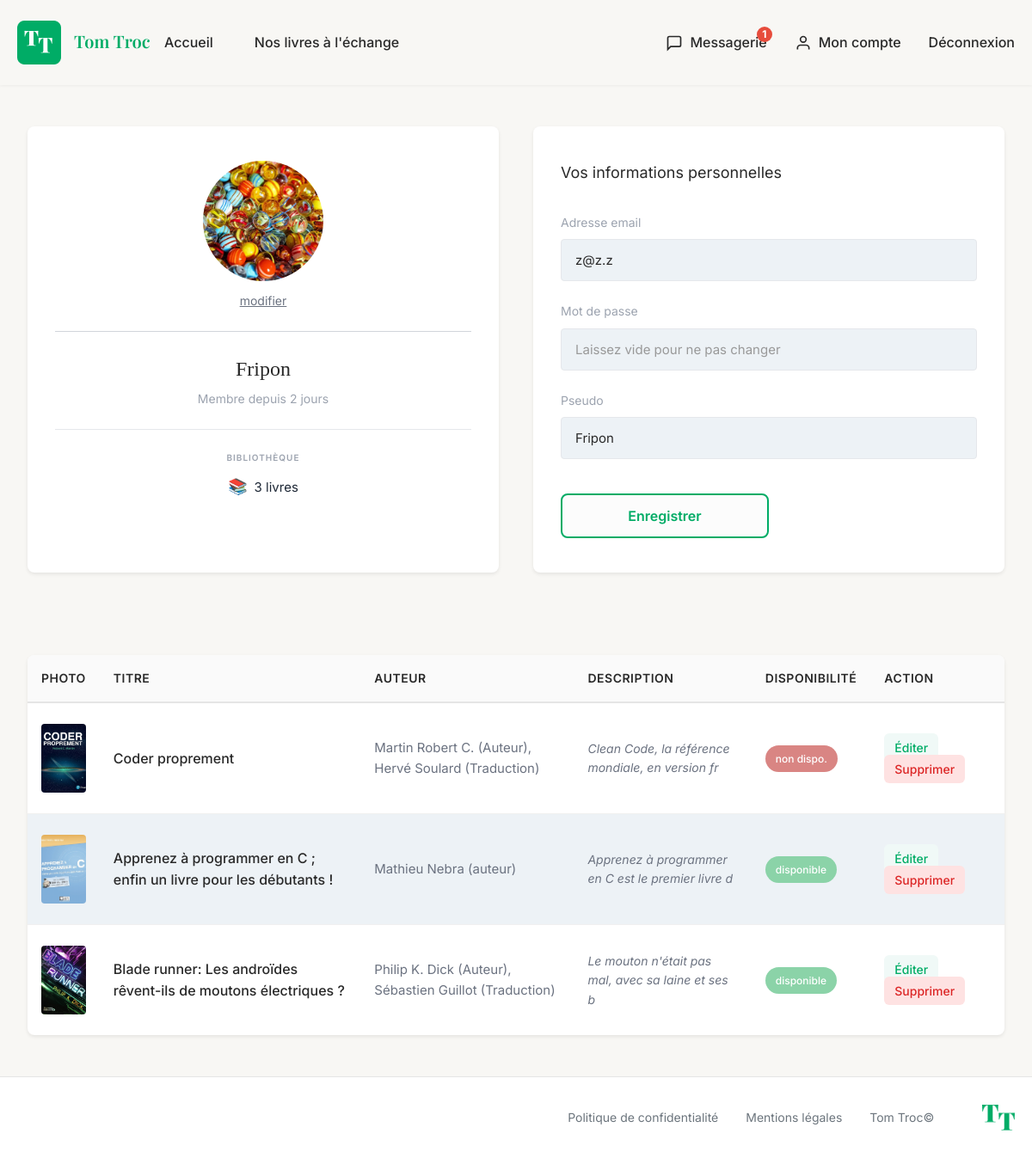
The app's page /index.php/profil (signed in) with its own data.
### tables this page shows
CREATE TABLE `users` (
  `id` int(11) NOT NULL,
  `firstname` varchar(100) NOT NULL,
  `lastname` varchar(100) NOT NULL,
  `pseudo` varchar(50) DEFAULT NULL,
  `email` varchar(255) NOT NULL,
  `password` varchar(255) NOT NULL,
  `avatar` varchar(255) DEFAULT NULL,
  `bio` text DEFAULT NULL,
  `created_at` datetime DEFAULT current_timestamp()
);

CREATE TABLE `books` (
  `id` int(11) NOT NULL,
  `user_id` int(11) NOT NULL,
  `title` varchar(255) NOT NULL,
  `author` varchar(255) NOT NULL,
  `image` varchar(255) DEFAULT NULL,
  `description` text DEFAULT NULL,
  `status` enum('available','unavailable') DEFAULT 'available',
  `created_at` datetime DEFAULT current_timestamp()
);

### app/core/Controller.php (called while the page is built, shortened)
<?php
class Controller
{
    protected function generateCsrfToken(): string
    {
        return $_SESSION['csrf_token'];
    }
    protected function render(string $view, array $data = []): void
    {
        $data['csrf_token'] = $this->generateCsrfToken();
        extract($data);
        require __DIR__ . '/../views/' . $view . '.php';
        require __DIR__ . '/../views/layout.php';
    }
}

### app/controllers/ProfilController.php (called while the page is built, shortened)
<?php
class ProfilController extends Controller
{
    public function index(): void
    {
        $userModel = new User();
        $user = $userModel->findById($_SESSION['user_id']);
        $bookModel = new \Models\Book();
        $books = $bookModel->getByUserId($_SESSION['user_id']);
        $this->render('profil/index', [
            'user' => $user,
            'books' => $books,
            'csrf_token' => $this->generateCsrfToken()
        ]);
    }
}

### public/index.php (called while the page is built, shortened)
<?php
require '../config/start.php';
$router = new Router();
$router->addRoute('GET', '', 'HomeController', 'index');
$router->addRoute('GET', 'login', 'AuthController', 'login');
$router->addRoute('POST', 'login', 'AuthController', 'login');
$router->addRoute('GET', 'register', 'AuthController', 'register');
$router->addRoute('POST', 'register', 'AuthController', 'register');
$router->addRoute('GET', 'logout', 'AuthController', 'logout');
$router->addRoute('GET', 'books', 'BookController', 'index');
$router->addRoute('GET', 'books/show', 'BookController', 'show');
$router->addRoute('GET', 'books/create', 'BookController', 'create');
$router->addRoute('POST', 'books/create', 'BookController', 'create');
$router->addRoute('GET', 'books/edit', 'BookController', 'edit');
$router->addRoute('POST', 'books/edit', 'BookController', 'edit');
$router->addRoute('GET', 'my-books', 'BookController', 'myBooks');
$router->addRoute('GET', 'books/search', 'BookController', 'search');
$router->addRoute('GET', 'books/delete', 'BookController', 'delete');
$router->addRoute('GET', 'books/toggle-status', 'BookController', 'toggleStatus');
$router->addRoute('GET', 'profil', 'ProfilController', 'index');
$router->addRoute('GET', 'profil/edit', 'ProfilController', 'edit');
$router->addRoute('POST', 'profil/edit', 'ProfilController', 'edit');
$router->addRoute('GET', 'user', 'ProfilController', 'publicProfile');
$router->addRoute('GET', 'messages', 'MessageController', 'index');
$router->addRoute('GET', 'messages/conversation', 'MessageController', 'conversation');
$router->addRoute('POST', 'messages/send', 'MessageController', 'send');
$router->addRoute('GET', 'messages/delete', 'MessageController', 'delete');
$router->addRoute('GET', 'messages/poll', 'MessageController', 'poll');
$router->addRoute('POST', 'messages/save-preference', 'MessageController', 'savePreference');
$requestUri = $_SERVER['REQUEST_URI'];
$scriptName = $_SERVER['SCRIPT_NAME'];
$baseUri = str_replace('/public/index.php', '', $scriptName);
$uri = str_replace($baseUri, '', $requestUri);
$uri = trim($uri, '/');
$router->dispatch($_SERVER['REQUEST_METHOD'], $uri);

### config/start.php (called while the page is built, shortened)
<?php
spl_autoload_register(function ($class) {
    $path = str_replace('\\', '/', $class);
    $baseDir = __DIR__ . '/../';
    $namespaceMap = [
        'Controllers' => 'app/controllers/',
        'Models' => 'app/models/',
        'Core' => 'app/core/',
        'Config' => 'config/',
    ];
    foreach ($namespaceMap as $namespace => $dir) {
        if (strpos($path, $namespace) === 0) {
            $relativePath = str_replace($namespace . '/', '', $path);
            $file = $baseDir . $dir . $relativePath . '.php';
            break;
        }
    }
});

### config/Database.php (called while the page is built, shortened)
<?php
class Database
{
    private static ?Database $instance = null;
    private PDO $pdo;
    private function __construct()
    {
        try {
            $this->pdo = new PDO(
                "mysql:host=" . Config::DB_HOST . ";dbname=" . Config::DB_NAME . ";charset=utf8mb4",
                Config::DB_USER,
                Config::DB_PASSWORD
            );
            $this->pdo->setAttribute(PDO::ATTR_ERRMODE, PDO::ERRMODE_EXCEPTION);
            $this->pdo->setAttribute(PDO::ATTR_DEFAULT_FETCH_MODE, PDO::FETCH_ASSOC);
        } catch (PDOException $exception) {
            throw new PDOException("Erreur de connexion : " . $exception->getMessage());
        }
    }
    public static function getInstance(): Database
    {
        if (self::$instance === null) {
            self::$instance = new Database();
        }
        return self::$instance;
    }
    public function getConnection(): PDO
    {
        return $this->pdo;
    }
}

### app/core/Model.php (called while the page is built, shortened)
<?php
class Model
{
    public function __construct()
    {
        $this->pdo = Database::getInstance()->getConnection();
    }
}

### app/models/User.php (called while the page is built, shortened)
<?php
class User extends Model
{
    public function findById(int $id): ?array
    {
        $stmt = $this->pdo->prepare("SELECT * FROM users WHERE id = ?");
        $stmt->execute([$id]);
        $user = $stmt->fetch();
        return $user ?: null;
    }
}

### app/models/Book.php (called while the page is built, shortened)
<?php
class Book extends Model
{
    public function findByUser(int $userId): array
    {
        $stmt = $this->pdo->prepare("SELECT * FROM books WHERE user_id = ? ORDER BY created_at DESC");
        $stmt->execute([$userId]);
        return $stmt->fetchAll();
    }
    public function getByUserId(int $userId): array
    {
        return $this->findByUser($userId);
    }
}

### app/views/profil/index.php (the view, shortened to what this page needs)
<div class="profile-wrapper">
    <div class="profile-header-section">
        <div class="profile-header-container">
            <div class="profile-header-left">
                <div class="profile-sidebar-box">
                    <div class="profile-avatar-section">
                        <div class="profile-avatar" id="profile-avatar">
                            <?php if ($user['avatar']) : ?>
                                <img src="<?php echo BASE_URL; ?>/<?php echo htmlspecialchars($user['avatar'], ENT_QUOTES, 'UTF-8'); ?>" alt="Avatar" id="avatar-preview">
                            <?php else : ?>
                                <div class="avatar-placeholder" id="avatar-preview">
                                    <?php echo strtoupper(substr($user['pseudo'], 0, 2)); ?>
                                </div>
                            <?php endif; ?>
                        </div>
                        <a href="#" class="profile-modify-link" onclick="document.getElementById('avatar-file-input').click(); return false;">modifier</a>
                    </div>
                    <hr class="profile-divider">
                    <div class="profile-info-section">
                        <h1 class="profile-name"><?php echo htmlspecialchars($user['pseudo'], ENT_QUOTES, 'UTF-8'); ?></h1>
                        <p class="profile-meta">Membre depuis <?php
                            $created = new DateTime($user['created_at']);
                            $now = new DateTime();
                            $diff = $created->diff($now);
                        if ($diff->y > 0) {
                            echo $diff->y . ' an' . ($diff->y > 1 ? 's' : '');
                        } elseif ($diff->m > 0) {
                            echo $diff->m . ' mois';
                        } elseif ($diff->d > 0) {
                            echo $diff->d . ' jour' . ($diff->d > 1 ? 's' : '');
                        } else {
                            echo 'aujourd\'hui';
                        }
                        ?></p>
                        <div class="profile-library">
                            <p class="library-label">BIBLIOTHÈQUE</p>
                            <p class="library-count">
                                <span class="book-icon">📚</span> <?php echo count($books); ?> livre<?php echo count($books) > 1 ? 's' : ''; ?>
                            </p>
                        </div>
                    </div>
                </div>
            </div>
            <div class="profile-header-right">
                <div class="profile-form">
                    <h2 class="form-title">Vos informations personnelles</h2>
                    <form action="<?php echo BASE_URL; ?>/profil/edit" method="post" id="profile-form" enctype="multipart/form-data">
                        <div class="form-group">
                            <label>Adresse email</label>
                            <input type="email" name="email" class="form-control" value="<?php echo htmlspecialchars($user['email'], ENT_QUOTES, 'UTF-8'); ?>" required>
                        </div>
                        <div class="form-group">
                            <label>Mot de passe</label>
                            <input type="password" name="password" class="form-control" placeholder="Laissez vide pour ne pas changer">
                        </div>
                        <div class="form-group">
                            <label>Pseudo</label>
                            <input type="text" name="pseudo" class="form-control" value="<?php echo htmlspecialchars($user['pseudo'], ENT_QUOTES, 'UTF-8'); ?>" required>
                        </div>
                        <button type="submit" class="btn btn-primary">Enregistrer</button>
                    </form>
                </div>
            </div>
        </div>
    </div>
        <?php if (!empty($books)) : ?>
    <div class="profile-books-section">
        <div class="container">
                <div class="books-table-wrapper">
                    <table class="books-table">
                        <thead>
                            <tr>
                                <th>PHOTO</th>
                                <th>TITRE</th>
                                <th>AUTEUR</th>
                                <th>DESCRIPTION</th>
                                <th>DISPONIBILITÉ</th>
                                <th>ACTION</th>
                            </tr>
                        </thead>
                        <tbody>
                            <?php foreach ($books as $book) : ?>
                                <tr>
                                    <td class="table-photo">
                                        <img src="<?php echo $book['image'] ? BASE_URL . '/' . htmlspecialchars($book['image'], ENT_QUOTES, 'UTF-8') : BASE_URL . '/public/img/book-placeholder.jpg'; ?>" alt="<?php echo htmlspecialchars($book['title'], ENT_QUOTES, 'UTF-8'); ?>" class="book-table-image">
                                    </td>
                                    <td class="table-title"><?php echo htmlspecialchars($book['title'], ENT_QUOTES, 'UTF-8'); ?></td>
                                    <td class="table-author"><?php echo htmlspecialchars($book['author'], ENT_QUOTES, 'UTF-8'); ?></td>
                                    <td class="table-description"><?php echo htmlspecialchars(substr($book['description'] ?? '', 0, 50), ENT_QUOTES, 'UTF-8'); ?></td>
                                    <td class="table-status">
                                        <?php if ($book['status'] === 'available') : ?>
                                            <span class="badge badge-available">disponible</span>
                                        <?php else : ?>
                                            <span class="badge badge-unavailable">non dispo.</span>
                                        <?php endif; ?>
                                    </td>
                                    <td class="table-actions">
                                        <a href="<?php echo BASE_URL; ?>/books/edit?id=<?php echo htmlspecialchars($book['id'], ENT_QUOTES, 'UTF-8'); ?>" class="action-link action-edit">Éditer</a>
                                        <a href="<?php echo BASE_URL; ?>/books/delete?id=<?php echo htmlspecialchars($book['id'], ENT_QUOTES, 'UTF-8'); ?>" class="action-link action-delete" onclick="return confirm('Supprimer ce livre ?')">Supprimer</a>
                                    </td>
                                </tr>
                            <?php endforeach; ?>
                        </tbody>
                    </table>
                </div>
        <?php endif; ?>
        </div>
    </div>
</div>

### records on screen
users: avatar (picture), pseudo "Fripon", created_at "2", email "z@z.z"
books: image (picture), title "Coder proprement", author "Martin Robert C. (Auteur), Hervé Soulard (Traduction)", description "Clean Code, la référence mondiale, en version fr", status "non dispo."
books: image (picture), title "Apprenez à programmer en C ; enfin un livre pour les débutants !", author "Mathieu Nebra (auteur)", description "Apprenez à programmer en C est le premier livre d", status "disponible"
books: image (picture), title "Blade runner: Les androïdes rêvent-ils de moutons électriques ?", author "Philip K. Dick (Auteur), Sébastien Guillot (Traduction)", description "Le mouton n'était pas mal, avec sa laine et ses b", status "disponible"

### other values on screen
$unreadCount "1"
count($books) "3"
